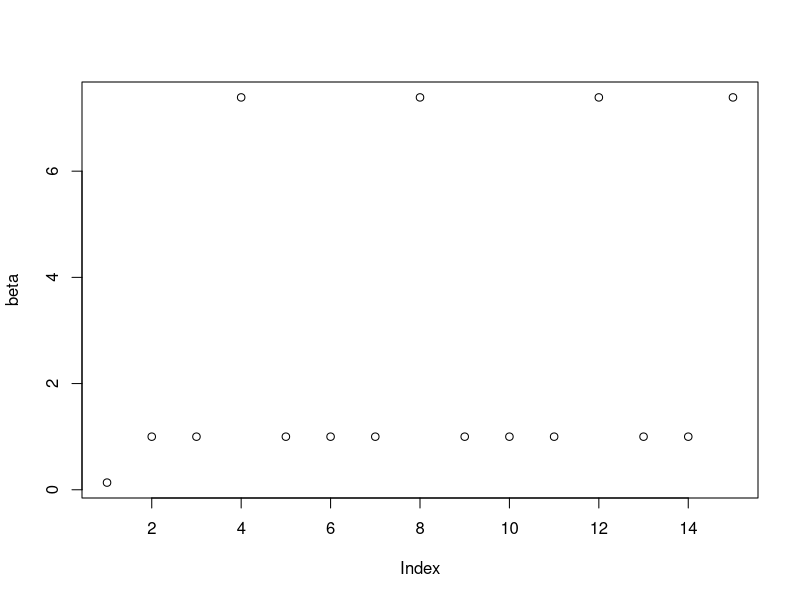
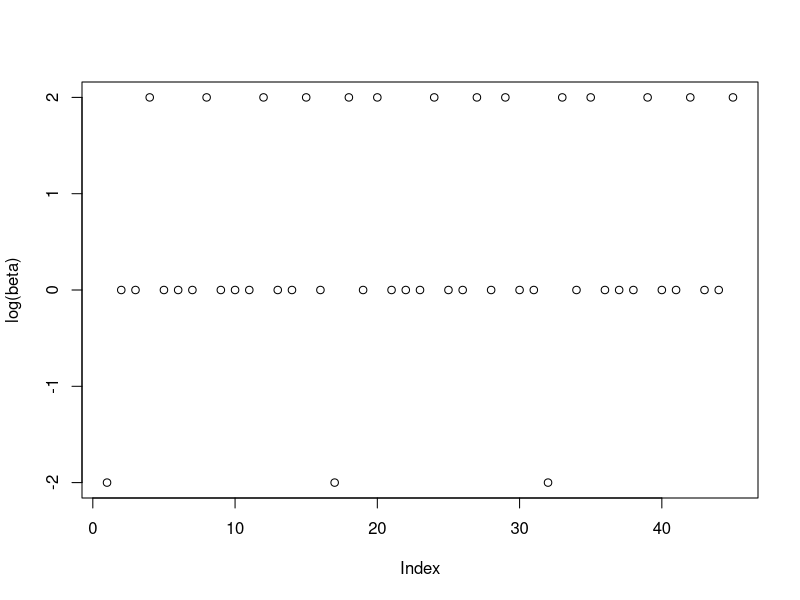
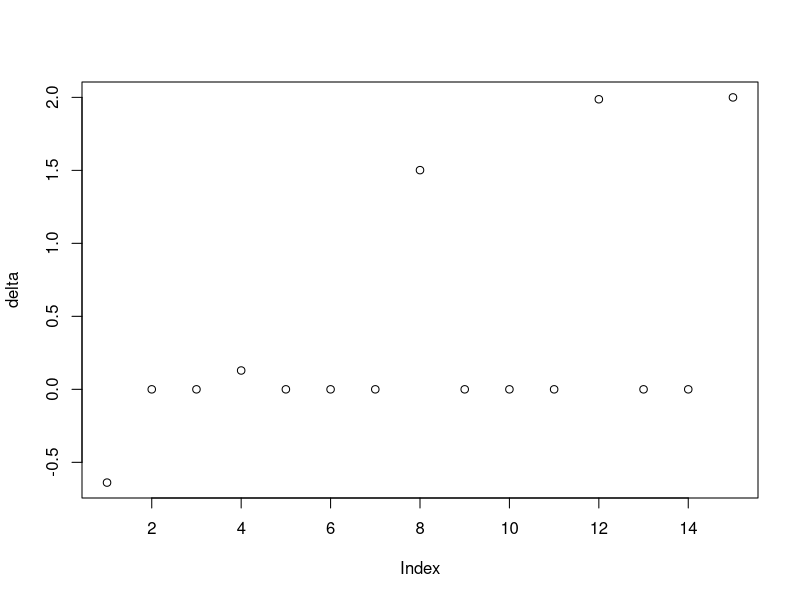
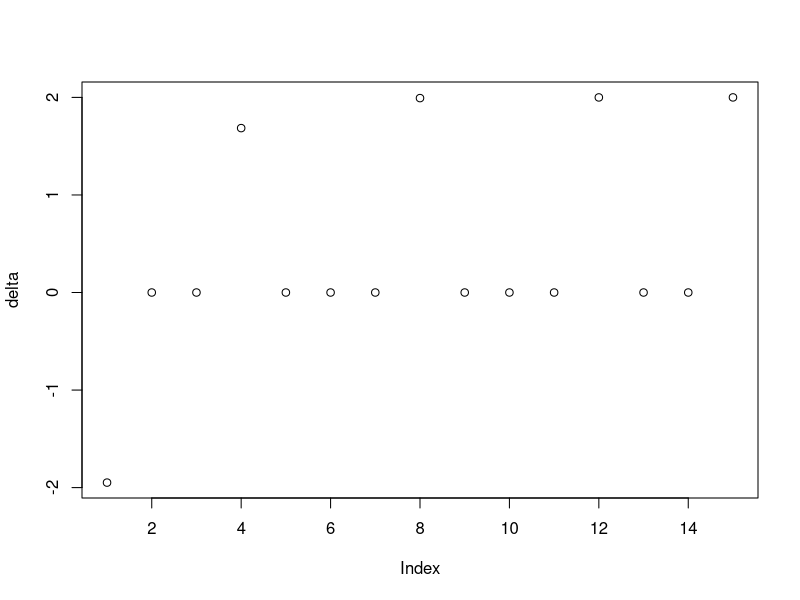
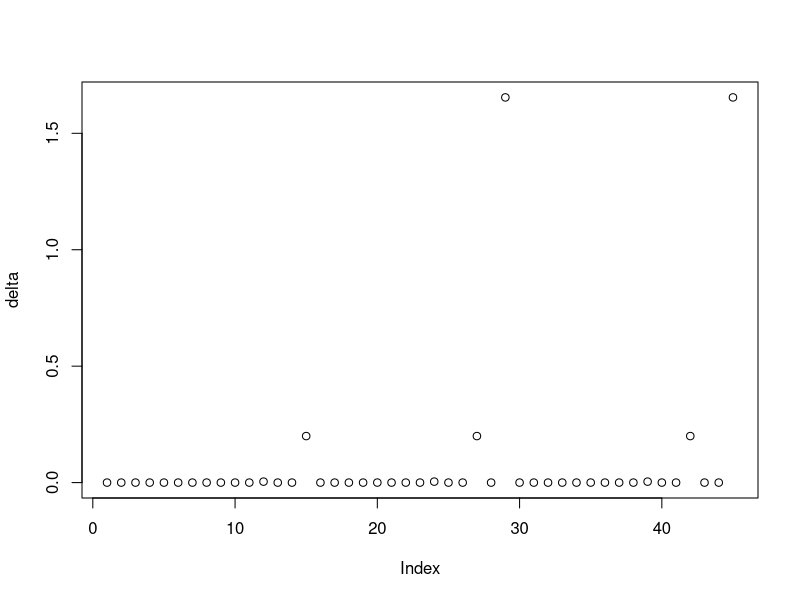

These figures' R source, in order: (Note: this script raises an error after producing the figures.)
##### Read data

setwd('Dropbox/Work/Courses/Berkeley/STAT 222/STAT-222-Capstone-Project')
data <- read.csv('Data/deathrate.csv')

##### Clean data

# Drop redundant index column
data$X <- NULL

# Drop counties with missing poverty data
data <- data[data$County != 'Kalawao County, HI',]
data <- data[data$County != 'Mc Kean County, PA',]

# Drop duplicate rows
data <- data[-c(788, 3924, 7060, 10196),]

# TO DO: Merge data with cities.csv to get latitudes and longitudes for mapping

##### Model

## Linear regression

# Single county

county_name = 'Alameda County, CA'
alameda <- data[data$County == county_name, ]
alameda_y <- exp(alameda[alameda$Year %in% 2000:2014, ]$Deathrate)
alameda_x <- exp(alameda[alameda$Year %in% 1999:2013, ]$Deathrate)
alameda_X <- diag(alameda_x)
beta <- coef(lm(alameda_y ~ alameda_X + 0))
# Note: We should probably look into changing the linear model
# to a generalized linear model to account for the count data.
# The poisson distribution may be a more accurate model for our data.
plot(beta)

# Multiple counties

unique_counties <- c('Alameda County, CA', 'Sonoma County, CA', 'Marin County, CA')
# unique_counties <- unique(data$County) 
# Change code for all counties
# Note: This throws an error when calling as.matrix below. 
# We need to figure out how to solve this memory issue
n <- length(unique_counties)
y_list <- vector("list", n)
X_list <- vector('list', n)

i <- 1
for (county_name in unique_counties) {
  county <- data[data$County == county_name,]
  county_y <- exp(county[county$Year %in% 2000:2014, ]$Deathrate)
  county_x <- exp(county[county$Year %in% 1999:2013, ]$Deathrate)
  county_X <- diag(county_x)
  y_list[[i]] <- county_y
  X_list[[i]] <- county_X
  i <- i+1
}

library(Matrix)

y <- do.call(c, y_list)
X <- do.call(bdiag, X_list)
X <- as.matrix(X)
beta <- coef(lm(y ~ X + 0))
plot(log(beta))

## Regularized regression

# We would like to regularize our answer towards the all ones vector
# To do this we adopt the approach described here:
# https://stats.stackexchange.com/questions/16604/computing-ridge-regression-with-prior-different-from-0

ridge <- function(y, X, lambda, prior_mean) {
  n <- dim(X)[1]
  p <- dim(X)[2]
  return(solve((t(X) %*% X + lambda * diag(p)), t(X) %*% y + lambda * prior_mean))
}

# To do: Figure out how to incorporate covariance of prior

# Single county

# Should recover original linear regression 
beta <- ridge(alameda_y, alameda_X, lambda = 1000000, rep(1,15))
delta <- log(beta)
plot(delta)

# Should get closer to all ones vector as lambda increases
beta <- ridge(alameda_y, alameda_X, lambda = 10000, rep(1,15))
delta <- log(beta)
plot(delta)

# Multiple counties

beta <- ridge(y, X, lambda = 100000000000, rep(1,length(y)))
delta <- log(beta)
plot(delta)
lambda = 100000
sum(d**2 / (d**2 + lambda))

